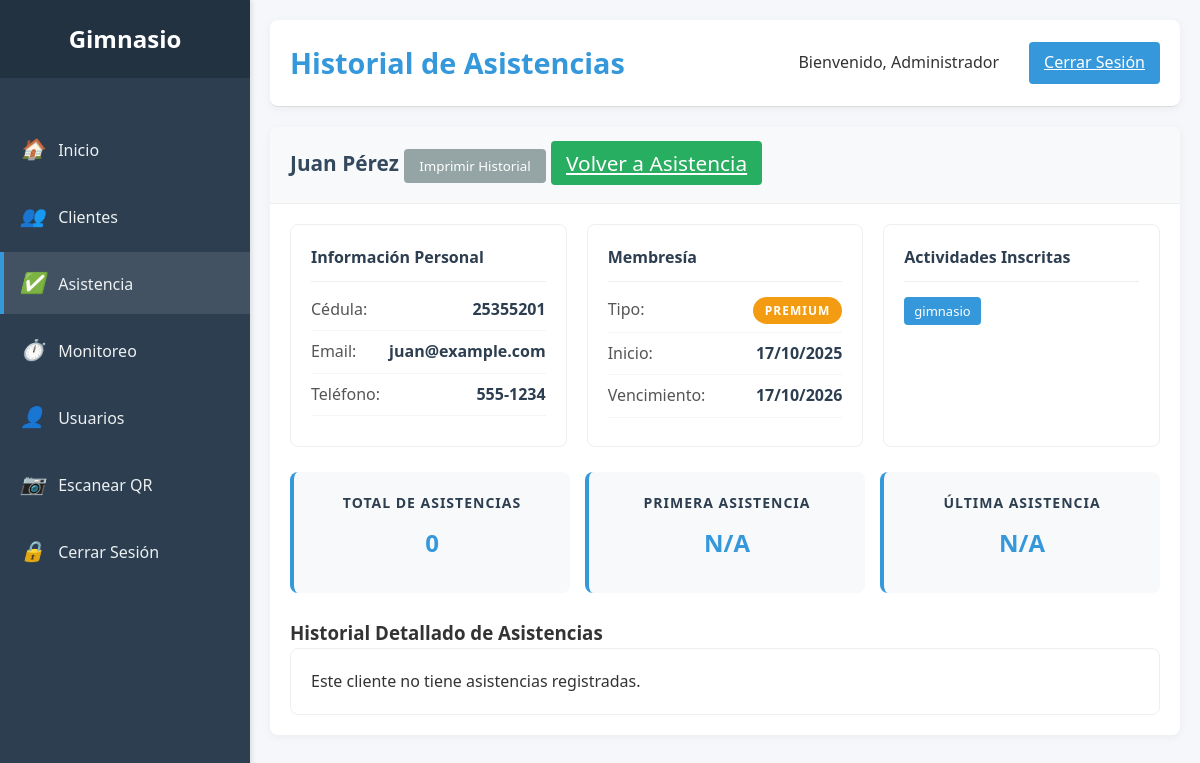
The page /historial_asistencia.php?cedula=25355201 (signed in) on the database its author committed.
### tables this page shows
CREATE TABLE clientes (
    cedula INT(20) PRIMARY KEY,
    apellido VARCHAR(100) NOT NULL,
    telefono VARCHAR(20),
    direccion TEXT,
    tipo_membresia ENUM('basica', 'premium', 'vip') DEFAULT 'basica',
    fecha_inicio DATE,
    fecha_vencimiento DATE,
    fecha_registro TIMESTAMP DEFAULT CURRENT_TIMESTAMP,
    FOREIGN KEY (cedula) REFERENCES usuarios(cedula) ON DELETE CASCADE
);

CREATE TABLE usuarios (
    cedula INT(20) PRIMARY KEY,
    nombre VARCHAR(100) NOT NULL,
    apellido VARCHAR(100) NOT NULL,
    email VARCHAR(100) NOT NULL UNIQUE,
    usuario VARCHAR(50) NOT NULL UNIQUE,
    contrasena VARCHAR(255) NOT NULL,
    fecha_nacimiento DATE,
    rol ENUM('admin', 'staff', 'cliente') DEFAULT 'cliente',
    estado ENUM('activo', 'pendiente', 'inactivo') DEFAULT 'pendiente',
    fecha_creacion TIMESTAMP DEFAULT CURRENT_TIMESTAMP
);

### historial_asistencia.php (the view, shortened to what this page needs)
<?php
require 'database.php';
$cliente_cedula = $_GET['cedula'] ?? '';
$stmt = $pdo->prepare("SELECT c.cedula, u.nombre, c.apellido, u.email, c.telefono, c.tipo_membresia, c.fecha_inicio, c.fecha_vencimiento
                      FROM clientes c
                      INNER JOIN usuarios u ON c.cedula = u.cedula
                      WHERE c.cedula = ?");
$stmt->execute([$cliente_cedula]);
$cliente = $stmt->fetch(PDO::FETCH_ASSOC);
$stmt = $pdo->prepare("SELECT a.fecha_hora, ac.nombre AS actividad, u.nombre AS usuario
                      FROM asistencias a
                      JOIN actividades ac ON a.actividad_id = ac.id
                      JOIN usuarios u ON a.usuario_id = u.cedula
                      WHERE a.cliente_id = ?
                      ORDER BY a.fecha_hora DESC");
$stmt->execute([$cliente_cedula]);
$asistencias = $stmt->fetchAll(PDO::FETCH_ASSOC);
$stmtActividades = $pdo->prepare("SELECT ac.nombre
                                 FROM cliente_actividad ca
                                 JOIN actividades ac ON ca.actividad_id = ac.id
                                 WHERE ca.cliente_id = ?");
$stmtActividades->execute([$cliente_cedula]);
$actividades_inscritas = $stmtActividades->fetchAll(PDO::FETCH_COLUMN);
$totalAsistencias = count($asistencias);
$primeraAsistencia = $totalAsistencias ? $asistencias[$totalAsistencias - 1]['fecha_hora'] : 'N/A';
$ultimaAsistencia = $totalAsistencias ? $asistencias[0]['fecha_hora'] : 'N/A';
?>
<!DOCTYPE html>
<html lang="es">
<head>
    <link rel="stylesheet" href="css/diseño.css">
</head>
<body>
    <div class="container">
        <div class="sidebar no-print">
            <div class="sidebar-header">
                <h2>Gimnasio</h2>
            </div>
            <div class="sidebar-menu">
                <ul>
                    <li><a href="index.php"><i>🏠</i> <span>Inicio</span></a></li>
                    <li><a href="clientes.php"><i>👥</i> <span>Clientes</span></a></li>
                    <li><a href="asistencia.php" class="active"><i>✅</i> <span>Asistencia</span></a></li>
                    <li><a href="monitoreo.php"><i>⏱️</i> <span>Monitoreo</span></a></li>
                    <li><a href="usuarios.php"><i>👤</i> <span>Usuarios</span></a></li>
                    <li><a href="escanner.php"><i>📷</i> <span>Escanear QR</span></a></li>
                    <li><a href="logout.php"><i>🔒</i> <span>Cerrar Sesión</span></a></li>
                </ul>
            </div>
        </div>
        <div class="main-content">
            <div class="header no-print">
                <h1>Historial de Asistencias</h1>
                <div class="user-info">
                    <span>Bienvenido, <?php echo $_SESSION['usuario_nombre']; ?></span>
                    <a href="logout.php" class="btn btn-primary">Cerrar Sesión</a>
                </div>
            </div>
            <div class="card">
                <div class="card-header">
                    <h3>
                        <?php echo htmlspecialchars($cliente['nombre'] . ' ' . $cliente['apellido']); ?>
                        <span class="no-print">
                            <button onclick="window.print()" class="btn btn-secondary">Imprimir Historial</button>
                            <a href="asistencia.php" class="btn btn-success">Volver a Asistencia</a>
                        </span>
                    </h3>
                </div>
                <div class="card-body">
                    <div class="info-grid">
                        <div class="info-card">
                            <h4>Información Personal</h4>
                            <div class="info-item">
                                <span class="info-label">Cédula:</span>
                                <span class="info-value"><?php echo htmlspecialchars($cliente['cedula']); ?></span>
                            </div>
                            <div class="info-item">
                                <span class="info-label">Email:</span>
                                <span class="info-value"><?php echo htmlspecialchars($cliente['email']); ?></span>
                            </div>
                            <div class="info-item">
                                <span class="info-label">Teléfono:</span>
                                <span class="info-value"><?php echo htmlspecialchars($cliente['telefono']); ?></span>
                            </div>
                        </div>
                        <div class="info-card">
                            <h4>Membresía</h4>
                            <div class="info-item">
                                <span class="info-label">Tipo:</span>
                                <span class="info-value">
                                    <span class="membership-badge badge-<?php echo strtolower($cliente['tipo_membresia']); ?>">
                                        <?php echo htmlspecialchars($cliente['tipo_membresia']); ?>
                                    </span>
                                </span>
                            </div>
                            <div class="info-item">
                                <span class="info-label">Inicio:</span>
                                <span class="info-value"><?php echo date('d/m/Y', strtotime($cliente['fecha_inicio'])); ?></span>
                            </div>
                            <div class="info-item">
                                <span class="info-label">Vencimiento:</span>
                                <span class="info-value"><?php echo date('d/m/Y', strtotime($cliente['fecha_vencimiento'])); ?></span>
                            </div>
                        </div>
                        <div class="info-card">
                            <h4>Actividades Inscritas</h4>
                            <?php if (!empty($actividades_inscritas)): ?>
                                <?php foreach ($actividades_inscritas as $actividad):
                                    $actividadClass = 'tag-' . strtolower($actividad);
                                ?>
                                    <span class="activity-tag <?php echo $actividadClass; ?>">
                                        <?php echo htmlspecialchars($actividad); ?>
                                    </span>
                                <?php endforeach; ?>
                            <?php else: ?>
                                <p>No inscrito en actividades</p>
                            <?php endif; ?>
                        </div>
                    </div>
                    <div class="stats-container">
                        <div class="stats-card">
                            <h4>Total de Asistencias</h4>
                            <p class="stat-value"><?php echo $totalAsistencias; ?></p>
                        </div>
                        <div class="stats-card">
                            <h4>Primera Asistencia</h4>
                            <p class="stat-value">
                                <?php echo $primeraAsistencia != 'N/A' ? date('d/m/Y', strtotime($primeraAsistencia)) : 'N/A'; ?>
                            </p>
                        </div>
                        <div class="stats-card">
                            <h4>Última Asistencia</h4>
                            <p class="stat-value">
                                <?php echo $ultimaAsistencia != 'N/A' ? date('d/m/Y H:i', strtotime($ultimaAsistencia)) : 'N/A'; ?>
                            </p>
                        </div>
                    </div>
                    <h3>Historial Detallado de Asistencias</h3>
                    <?php if (!empty($asistencias)): ?>
                    <table>
                        <thead>
                            <tr>
                                <th>Fecha y Hora</th>
                                <th>Actividad</th>
                                <th>Registrado por</th>
                            </tr>
                        </thead>
                        <tbody>
                            <?php foreach ($asistencias as $asistencia):
                                $actividadClass = 'tag-' . strtolower($asistencia['actividad']);
                            ?>
                            <tr>
                                <td><?php echo date('d/m/Y H:i', strtotime($asistencia['fecha_hora'])); ?></td>
                                <td>
                                    <span class="activity-tag <?php echo $actividadClass; ?>">
                                        <?php echo htmlspecialchars($asistencia['actividad']); ?>
                                    </span>
                                </td>
                                <td><?php echo htmlspecialchars($asistencia['usuario']); ?></td>
                            </tr>
                            <?php endforeach; ?>
                        </tbody>
                    </table>
                    <?php else: ?>
                    <div class="info-card">
                        <p>Este cliente no tiene asistencias registradas.</p>
                    </div>
                    <?php endif; ?>
                </div>
            </div>
        </div>
    </div>
</body>
</html>

### css/diseño.css (style rules this page uses)
:root { --primary: #2c3e50; --secondary: #3498db; --success: #27ae60; --warning: #f39c12; --danger: #e74c3c; --light: #ecf0f1; --dark: #34495e; --text: #333; --text-light: #f8f9fa; }
* { margin: 0; padding: 0; box-sizing: border-box; font-family: 'Segoe UI', Tahoma, Geneva, Verdana, sans-serif; }
body { background-color: #f5f7fa; color: var(--text); line-height: 1.6; }
.container { display: flex; min-height: 100vh; }
.sidebar { width: 250px; background: var(--primary); color: var(--text-light); transition: all 0.3s; }
.sidebar-header { padding: 20px; background: rgba(0, 0, 0, 0.2); text-align: center; }
.sidebar-header h2 { font-size: 1.5rem; margin-bottom: 0; }
.sidebar-menu { padding: 20px 0; }
.sidebar-menu ul { list-style: none; }
.sidebar-menu li { margin-bottom: 5px; }
.sidebar-menu a { display: block; padding: 12px 20px; color: var(--text-light); text-decoration: none; transition: all 0.3s; font-size: 1rem; }
.sidebar-menu a:hover, .sidebar-menu a.active { background: rgba(255, 255, 255, 0.1); border-left: 4px solid var(--secondary); }
.sidebar-menu i { margin-right: 10px; width: 20px; text-align: center; }
.main-content { flex: 1; padding: 20px; overflow-y: auto; }
.header { display: flex; justify-content: space-between; align-items: center; padding-bottom: 20px; border-bottom: 1px solid #ddd; margin-bottom: 30px; }
.header h1 { font-size: 1.8rem; color: var(--primary); }
.user-info { display: flex; align-items: center; }
.user-info span { margin-right: 15px; font-weight: 500; }
.btn { padding: 8px 15px; border: none; border-radius: 4px; cursor: pointer; font-weight: 500; transition: all 0.3s; }
.btn-primary { background: var(--secondary); color: white; }
.btn-success { background: var(--success); color: white; }
.card { background: white; border-radius: 8px; box-shadow: 0 4px 6px rgba(0, 0, 0, 0.1); margin-bottom: 25px; overflow: hidden; }
.card-header { padding: 15px 20px; background: var(--light); border-bottom: 1px solid #ddd; display: flex; justify-content: space-between; align-items: center; }
.card-header h3 { font-size: 1.3rem; margin: 0; color: var(--dark); }
.card-body { padding: 20px; }

### rows shown on the page
clientes: cedula+apellido "Juan Pérez", cedula "25355201", cedula.email "juan@example.com", telefono "555-1234", tipo_membresia "PREMIUM", fecha_inicio "17/10/2025", fecha_vencimiento "17/10/2026"

### other values the page prints
$_SESSION['usuario_nombre'] "Administrador"
$actividad "gimnasio"
$totalAsistencias "0"
